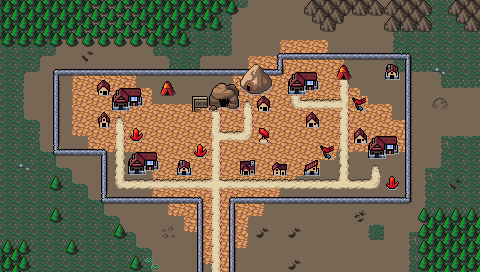

A level layout from a 2D game, rendered from its tile map. Below: a short description, then the map file with tile-grid data replaced by summaries:
An orthogonal 30x17 tile map with 16x16 px tiles, 4 tile layers (Background, Ground, Foreground, AboveSprites), 3 tilesets and 9 objects.

<map version="1.10" tiledversion="1.11.2" orientation="orthogonal" renderorder="right-down" width="30" height="17" tilewidth="16" tileheight="16" infinite="0" nextlayerid="6" nextobjectid="59">
 <editorsettings>
  <export target="wastetown..tmx" format="tmx" />
 </editorsettings>
 <tileset firstgid="1" source="../../../../common/maps/tileset/main.tsx" />
 <tileset firstgid="10113" source="../../../../common/maps/tileset/buildings.tsx" />
 <tileset firstgid="11905" source="../../../../common/maps/tileset/buildings-nocollide.tsx" />
 <layer id="1" name="Background" width="30" height="17">
  <data>[510 cells, 510 non-empty, 17 distinct tile ids]</data>
 </layer>
 <layer id="2" name="Ground" width="30" height="17">
  <data>[510 cells, 273 non-empty, 47 distinct tile ids]</data>
 </layer>
 <layer id="3" name="Foreground" width="30" height="17">
  <properties>
   <property name="spriteLayer" type="bool" value="true" />
  </properties>
  <data>[510 cells, 162 non-empty, 35 distinct tile ids]</data>
 </layer>
 <layer id="5" name="AboveSprites" width="30" height="17">
  <data>[510 cells, 31 non-empty, 12 distinct tile ids]</data>
 </layer>
 <objectgroup id="4" name="Objects">
  <object id="38" template="../../../../common/maps/obj/entry_up.tx" x="208" y="272" />
  <object id="47" template="../../../../common/maps/obj/inn.tx" x="214" y="114" />
  <object id="48" template="../../../../common/maps/obj/shop.tx" x="160" y="96">
   <properties>
    <property name="commonShopList" value="Mountain" />
    <property name="noRestock" type="bool" value="true" />
   </properties>
  </object>
  <object id="50" template="../../../../common/maps/obj/shardtrader.tx" x="335" y="81">
   <properties>
    <property name="signXOffset" type="float" value="-16" />
    <property name="signYOffset" type="float" value="-8" />
   </properties>
  </object>
  <object id="53" template="../../../../common/maps/obj/shop.tx" x="239" y="100">
   <properties>
    <property name="commonShopList" value="BoosterPackShop,AlphaBoosterPackShop,BetaBoosterPackShop,GammaBoosterPackShop,DeltaBoosterPackShop,RedBoosterPackShop" />
    <property name="mythicShopList" value="" />
    <property name="rareShopList" value="" />
    <property name="uncommonShopList" value="" />
   </properties>
  </object>
  <object id="55" template="../../../../common/maps/obj/shop.tx" x="112.275" y="117.108">
   <properties>
    <property name="commonShopList" value="Red,Red,Enchantment4Red,Creature2Red,Instant4Red" />
    <property name="mythicShopList" value="Planeswalker,WUBRG,Vehicle,Artifact,Equip,Wand,Legend4Red" />
    <property name="rareShopList" value="RGU,RWG,RWU,RUB,RWB,RGB,Land4Red,Creature6Red" />
    <property name="uncommonShopList" value="Gruul,Izzet,Rakdos,Boros,Gruul,Izzet,Rakdos,Boros,Land" />
   </properties>
  </object>
  <object id="56" template="../../../../common/maps/obj/shop.tx" x="129.457" y="179.393">
   <properties>
    <property name="commonShopList" value="Red,Red,Enchantment4Red,Creature2Red,Instant4Red" />
    <property name="mythicShopList" value="Planeswalker,WUBRG,Vehicle,Artifact,Equip,Wand,Legend4Red" />
    <property name="rareShopList" value="RGU,RWG,RWU,RUB,RWB,RGB,Land4Red,Creature6Red" />
    <property name="uncommonShopList" value="Gruul,Izzet,Rakdos,Boros,Gruul,Izzet,Rakdos,Boros,Land" />
   </properties>
  </object>
  <object id="57" template="../../../../common/maps/obj/shop.tx" x="289.066" y="97.6386">
   <properties>
    <property name="commonShopList" value="Red,Red,Enchantment4Red,Creature2Red,Instant4Red" />
    <property name="mythicShopList" value="Planeswalker,WUBRG,Vehicle,Artifact,Equip,Wand,Legend4Red" />
    <property name="rareShopList" value="RGU,RWG,RWU,RUB,RWB,RGB,Land4Red,Creature6Red" />
    <property name="uncommonShopList" value="Gruul,Izzet,Rakdos,Boros,Gruul,Izzet,Rakdos,Boros,Land" />
   </properties>
  </object>
  <object id="58" template="../../../../common/maps/obj/shop.tx" x="368.397" y="165.433">
   <properties>
    <property name="commonShopList" value="Red,Red,Enchantment4Red,Creature2Red,Instant4Red" />
    <property name="mythicShopList" value="Planeswalker,WUBRG,Vehicle,Artifact,Equip,Wand,Legend4Red" />
    <property name="rareShopList" value="RGU,RWG,RWU,RUB,RWB,RGB,Land4Red,Creature6Red" />
    <property name="uncommonShopList" value="Gruul,Izzet,Rakdos,Boros,Gruul,Izzet,Rakdos,Boros,Land" />
   </properties>
  </object>
 </objectgroup>
</map>
